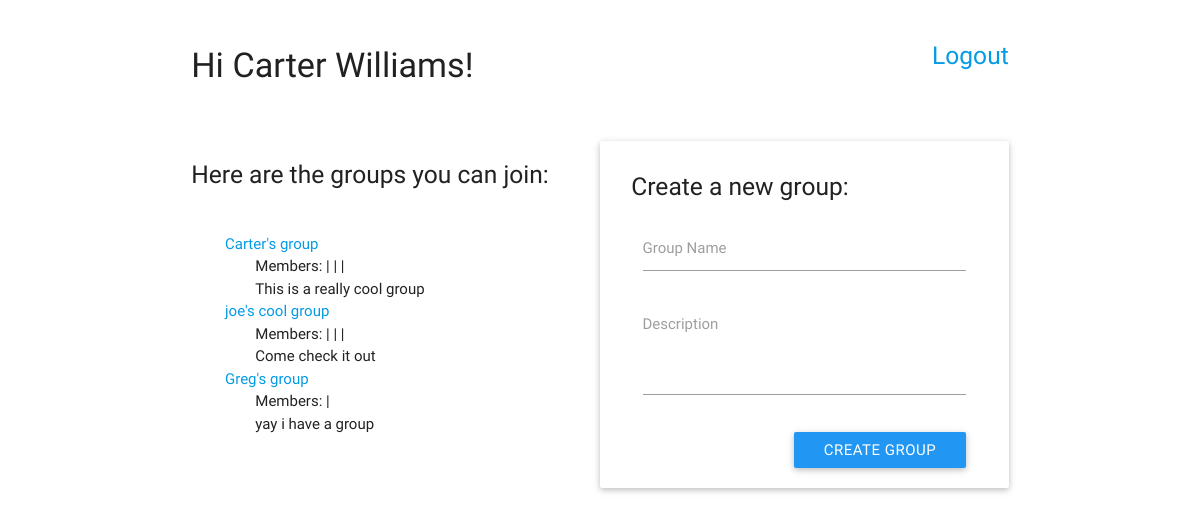
The app's page /groups/ (signed in) with its own data.
### apps/groups/models.py (models this page shows)
class User(models.Model):
	first_name = models.CharField(max_length=60)
	last_name = models.CharField(max_length=60)
	username = models.CharField(max_length=60)
	password = models.CharField(max_length=60)
	created_at = models.DateField(default=timezone.now())

class Group(models.Model):
	name = models.CharField(max_length=60)
	description = models.CharField(max_length=100)
	created_by = models.ForeignKey(User)
	created_at = models.DateField(default=timezone.now())

class Member(models.Model):
	user = models.ForeignKey(User)
	group = models.ForeignKey(Group)

### apps/groups/views.py (the view)
# urls.py: url(r'^groups/$', views.multiOrganizer, name='index'),
def multiOrganizer(request):
	if request.method == 'POST':
		print 'create'
		user = User.objects.get(id = request.session['user'])
		group = Group(name = request.POST['name'], description = request.POST['description'], created_by = user)
		print group
		group.save()
		group = Group.objects.get(name = request.POST['name'], description = request.POST['description'], created_by = user)
		print group.id
		members = Member(user = user, group = group)
		members.save()
		return redirect('/groups/')
	else:
		print 'get'
		if 'user' not in request.session:
			return redirect('/')
		members = Member.objects.all()
		user = User.objects.get(id = request.session['user'])
		groups = Group.objects.all()
		context = {
			'user': user,
			'groups': groups,
			'members': members,
			'counter': '|',
		}
		return render(request, 'groups/index.html', context)

### apps/groups/templates/groups/index.html (shortened to what this page needs)
<!DOCTYPE html>
<html>
<head>
	<link rel="stylesheet" type="text/css" href="/static/groups/assets/css/materialize.min.css">
</head>
<body>
<div class="container section">
	<div class="row">
		<div class="row section">
			<h4 class="col s6 left-align">Hi {{ user.first_name }} {{ user.last_name }}!</h4>
			<a href="/users/logout" class="col s6 right-align"><h5>Logout</h5></a>
		</div>
		<div class="col s6">
			<div class="row section">
					<h5>Here are the groups you can join:</h5>
			</div>
			{% for group in groups %}
				<div class="col s12">
					<a href="/groups/{{group.id}}" class="col s12">{{ group.name }}</a>
					<span class="col s11 offset-s1">Members:
						{% for member in members %}
							{% if member.group == group %}
								{{ counter }}
							{% endif %}
						{% endfor %}
					</span>
					<span class="col s11 offset-s1">{{ group.description }}</span>
				</div>
			{% endfor %}
		</div>
		<form action="/groups/" method="post" class="col s6 card">
			<div class="card-content">
				<h5>Create a new group:</h5>
				<div class="input-field col s12">
					<input type="text" name="name" id="name">
					<label for="name">Group Name</label>
				</div>
				<div class="input-field col s12">
					<textarea name="description" id="description" class="materialize-textarea"></textarea>
					<label for="description">Description</label>
				</div>
				<div class="input-field col s12 right-align row">
					<button class="btn blue">Create Group</button>
				</div>
			</div>
		</form>
	</div>
</div>
</body>
</html>

### records on screen
User: first_name "Carter", last_name "Williams"
Group: name "Carter's group", description "This is a really cool group"
Member: counter "|"
Member: counter "|"
Member: counter "|"
Group: name "joe's cool group", description "Come check it out"
Member: counter "|"
Member: counter "|"
Member: counter "|"
Group: name "Greg's group", description "yay i have a group"
Member: counter "|"
